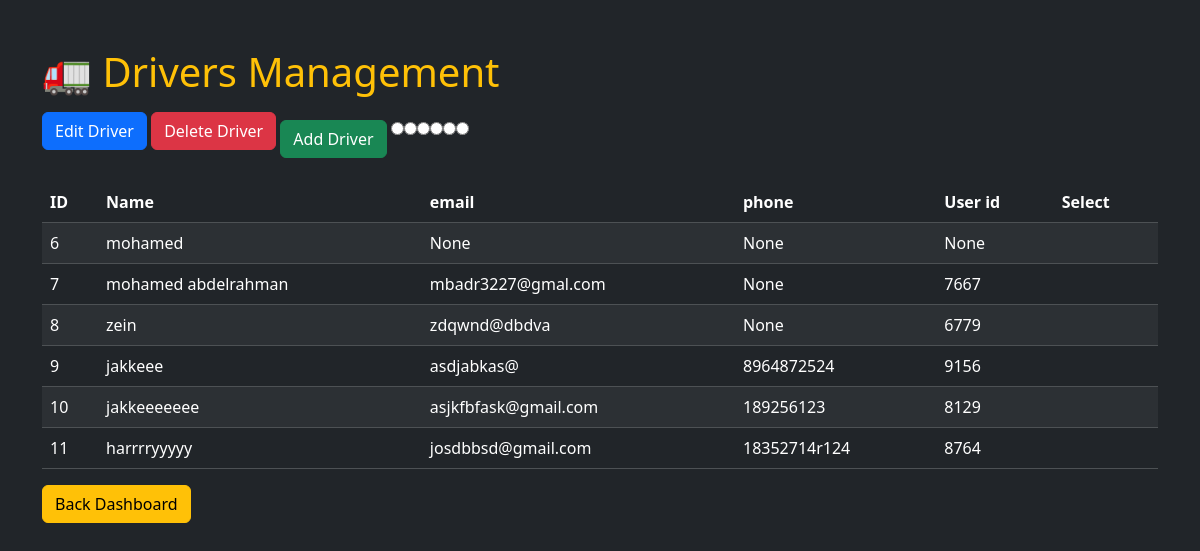
Page /drivers on the committed database.
### tables this page shows
CREATE TABLE drivers (
            id INTEGER PRIMARY KEY AUTOINCREMENT,
            name TEXT NOT NULL,
            license TEXT NOT NULL
        , email TEXT, user_id TEXT, phone TEXT);

### app.py (the view)
@app.route("/drivers")
def drivers():
    conn = get_db_connection()
    drivers = conn.execute("SELECT * FROM drivers").fetchall()
    conn.close()
    return render_template("drivers.html", drivers=drivers)

### app.py (called while the page is built)
def get_db_connection():
    conn = sqlite3.connect("driver_system.db")
    conn.row_factory = sqlite3.Row
    return conn

### templates/drivers.html (shortened to what this page needs)
<!DOCTYPE html>
<html>
<head>
    <link href="https://cdn.jsdelivr.net/npm/bootstrap@5.3.3/dist/css/bootstrap.min.css" rel="stylesheet">
</head>
<body class="bg-dark text-white">
<div class="container mt-5">
    <h1 class="text-warning">🚛 Drivers Management</h1>
    <a href="#" id="editBtn" class="btn btn-primary">Edit Driver</a>
    <a href="#" id="deleteBtn" class="btn btn-danger">Delete Driver</a>
    <a href="/add_driver" class="btn btn-success mt-3">Add Driver</a>
    <table class="table table-dark table-striped mt-4">
        <thead>
            <tr>
                <th>ID</th>
                <th>Name</th>
                <th>email</th>
                <th>phone</th>
                <th>User id</th>
                <th>Select</th>
            </tr>
        </thead>
        <tbody>
        {% for driver in drivers %}
        <tr>
            <td>{{ driver.id }}</td>
            <td>{{ driver.name }}</td>
            <td>{{ driver.email }}</td>
            <td>{{ driver.phone }}</td>
            <td>{{ driver.user_id }}</td>
                <input type="radio" name="selected_driver" value="{{ driver.id }}">
            <td>
        </td>
        {% endfor %}
        </tbody>
    </table>
    <a href="/" class="btn btn-warning">
        Back Dashboard
    </a>
</div>
</body>
</html>

### rows in the picture
drivers: id "6", name "mohamed", email "None", phone "None", user_id "None"
drivers: id "7", name "mohamed abdelrahman", email "mbadr3227@gmal.com", phone "None", user_id "7667"
drivers: id "8", name "zein", email "zdqwnd@dbdva", phone "None", user_id "6779"
drivers: id "9", name "jakkeee", email "asdjabkas@", phone "8964872524", user_id "9156"
drivers: id "10", name "jakkeeeeeee", email "asjkfbfask@gmail.com", phone "189256123", user_id "8129"
drivers: id "11", name "harrrryyyyy", email "josdbbsd@gmail.com", phone "18352714r124", user_id "8764"
